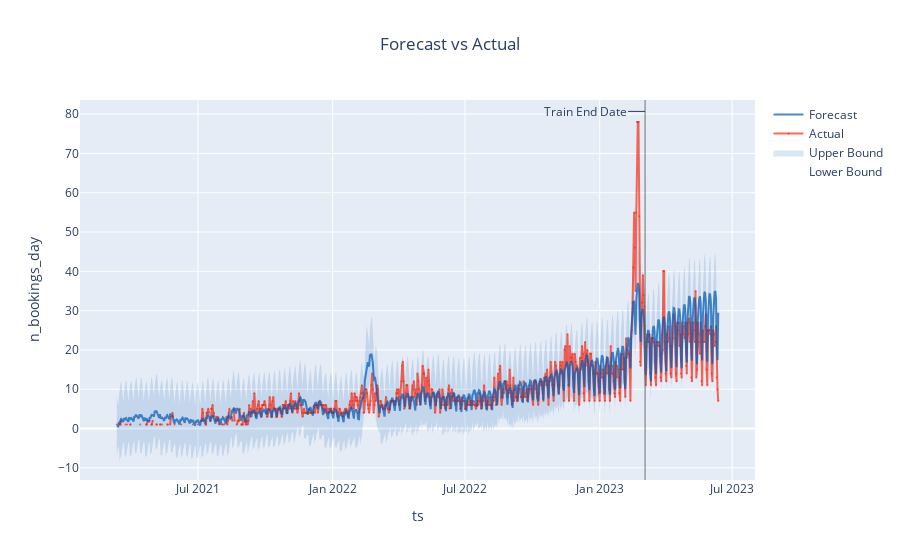

This figure's notebook cell:
### Markdown cell above
# Predictions against the test set are much more closely aligned, resulting in an improved MAPE score

### Code cell
backtest = result_ts.backtest
fig = backtest.plot()
plotly.io.show(fig)

### Figure 1 — Plotly figure (JSON) as saved in the notebook; plotly's stock layout.template omitted (floating-point values rounded to 4 significant figures; data arrays with more than 128 entries replaced by an {"elided": "..."} marker saying what was removed)
{"data": [{"legendgroup": "interval", "line": {"color": "rgba(0, 90, 181, 0.5)", "width": 0}, "mode": "lines", "name": "Lower Bound", "type": "scatter", "x": {"elided": "823 str values"}, "y": {"elided": "823 float values"}}, {"fill": "tonexty", "fillcolor": "rgba(0, 90, 181, 0.15)", "legendgroup": "interval", "line": {"color": "rgba(0, 90, 181, 0.5)", "width": 0}, "mode": "lines", "name": "Upper Bound", "type": "scatter", "x": {"elided": "823 str values"}, "y": {"elided": "823 float values"}}, {"line": {"color": "rgba(250, 43, 20, 0.7)"}, "marker": {"color": "rgba(250, 43, 20, 0.7)", "size": 2}, "mode": "lines+markers", "name": "Actual", "opacity": 1, "type": "scatter", "x": {"elided": "823 str values"}, "y": {"elided": "823 int values"}}, {"line": {"color": "rgba(0, 90, 181, 0.7)", "dash": "solid"}, "name": "Forecast", "type": "scatter", "x": {"elided": "823 str values"}, "y": {"elided": "823 float values"}}], "layout": {"annotations": [{"arrowhead": 0, "ax": -60, "ay": 0, "showarrow": true, "text": "Train End Date", "x": "2023-03-04T00:00:00", "xref": "x", "y": 0.97, "yref": "paper"}], "legend": {"traceorder": "reversed"}, "shapes": [{"line": {"color": "rgba(100, 100, 100, 0.9)", "width": 1}, "type": "line", "x0": "2023-03-04T00:00:00", "x1": "2023-03-04T00:00:00", "xref": "x", "y0": 0, "y1": 1, "yref": "paper"}], "showlegend": true, "title": {"text": "Forecast vs Actual", "x": 0.5}, "xaxis": {"title": {"text": "ts"}}, "yaxis": {"title": {"text": "n_bookings_day"}}}}
